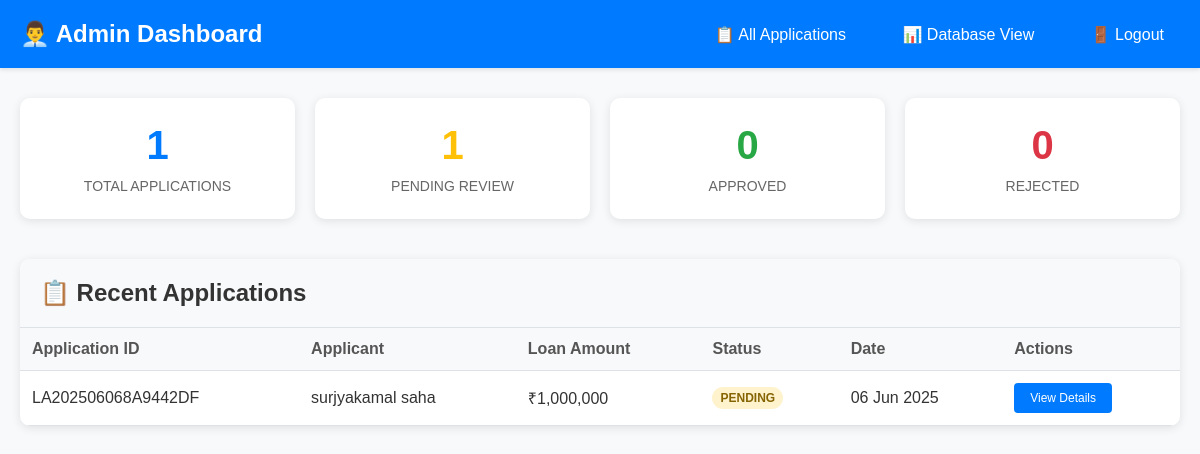
Screenshot of /admin/dashboard (signed in) with the database file from the repository.
### app.py (models this page shows)
class LoanApplication(db.Model):
    __tablename__ = 'loan_applications'
    id = db.Column(db.Integer, primary_key=True)
    application_id = db.Column(db.String(20), unique=True, nullable=False)
    first_name = db.Column(db.String(50), nullable=False)
    last_name = db.Column(db.String(50), nullable=False)
    email = db.Column(db.String(120), nullable=False)
    phone = db.Column(db.String(15), nullable=False)
    date_of_birth = db.Column(db.Date, nullable=False)
    address = db.Column(db.Text, nullable=False)
    city = db.Column(db.String(50), nullable=False)
    state = db.Column(db.String(50), nullable=False)
    zip_code = db.Column(db.String(10), nullable=False)
    employment_status = db.Column(db.String(50), nullable=False)
    annual_income = db.Column(Numeric(12, 2), nullable=False)  # Changed from db.Decimal to Numeric
    loan_amount = db.Column(Numeric(12, 2), nullable=False)    # Changed from db.Decimal to Numeric
    loan_purpose = db.Column(db.String(100), nullable=False)
    status = db.Column(db.String(20), default='pending')
    created_at = db.Column(db.DateTime, default=datetime.utcnow)
    updated_at = db.Column(db.DateTime, default=datetime.utcnow, onupdate=datetime.utcnow)
    eligibility = db.relationship('EligibilityCheck', backref='application', uselist=False, cascade='all, delete-orphan')
    logs = db.relationship('ApplicationLog', backref='application', cascade='all, delete-orphan')

### app.py (the view)
@app.route('/admin/dashboard')
def admin_dashboard():
    if not session.get('admin_logged_in'):
        return redirect(url_for('admin_login'))
    total_apps = LoanApplication.query.count()
    pending_apps = LoanApplication.query.filter_by(status='pending').count()
    approved_apps = LoanApplication.query.filter_by(status='approved').count()
    rejected_apps = LoanApplication.query.filter_by(status='rejected').count()
    stats = {
        'total': total_apps,
        'pending': pending_apps,
        'approved': approved_apps,
        'rejected': rejected_apps
    }
    recent_applications = LoanApplication.query.order_by(LoanApplication.created_at.desc()).limit(10).all()
    return render_template('admin_dashboard.html', stats=stats, applications=recent_applications)

### app.py (called while the page is built)
@app.context_processor
def inject_app_name():
    return dict(app_name='LoanPro')

@app.context_processor
def inject_current_year():
    return dict(current_year=datetime.now().year)

### templates/admin_dashboard.html (shortened to what this page needs)
<!DOCTYPE html>
<html lang="en">
<head>
</head>
<body>
    <div class="header">
        <div class="header-content">
            <h1>👨‍💼 Admin Dashboard</h1>
            <div class="header-nav">
                <a href="{{ url_for('admin_applications') }}">📋 All Applications</a>
                <a href="{{ url_for('view_all_applications') }}">📊 Database View</a>
                <a href="{{ url_for('admin_logout') }}">🚪 Logout</a>
            </div>
        </div>
    </div>
    <div class="container">
        <div class="stats-grid">
            <div class="stat-card">
                <div class="stat-number stat-total">{{ stats.total }}</div>
                <div class="stat-label">Total Applications</div>
            </div>
            <div class="stat-card">
                <div class="stat-number stat-pending">{{ stats.pending }}</div>
                <div class="stat-label">Pending Review</div>
            </div>
            <div class="stat-card">
                <div class="stat-number stat-approved">{{ stats.approved }}</div>
                <div class="stat-label">Approved</div>
            </div>
            <div class="stat-card">
                <div class="stat-number stat-rejected">{{ stats.rejected }}</div>
                <div class="stat-label">Rejected</div>
            </div>
        </div>
        <div class="recent-applications">
            <div class="section-header">
                <h2>📋 Recent Applications</h2>
            </div>
            {% if applications %}
            <div class="table-container">
                <table>
                    <thead>
                        <tr>
                            <th>Application ID</th>
                            <th>Applicant</th>
                            <th>Loan Amount</th>
                            <th>Status</th>
                            <th>Date</th>
                            <th>Actions</th>
                        </tr>
                    </thead>
                    <tbody>
                        {% for app in applications %}
                        <tr>
                            <td>{{ app.application_id }}</td>
                            <td>{{ app.first_name }} {{ app.last_name }}</td>
                            <td>₹{{ "{:,.0f}".format(app.loan_amount) }}</td>
                            <td>
                                <span class="status-badge status-{{ app.status }}">
                                    {{ app.status.replace('_', ' ').title() }}
                                </span>
                            </td>
                            <td>{{ app.created_at.strftime('%d %b %Y') }}</td>
                            <td>
                                <a href="{{ url_for('admin_application_detail', app_id=app.application_id) }}" class="btn">
                                    View Details
                                </a>
                            </td>
                        </tr>
                        {% endfor %}
                    </tbody>
                </table>
            </div>
            {% else %}
            <div class="no-data">
                <p>📭 No applications found</p>
                <p>Applications will appear here once users start submitting loan requests.</p>
            </div>
            {% endif %}
        </div>
    </div>
</body>
</html>

### templates/admin_dashboard.html (style rules this page uses)
* { margin: 0; padding: 0; box-sizing: border-box; }
body { font-family: Arial, sans-serif; background-color: #f8f9fa; color: #333; }
.header { background: #007bff; color: white; padding: 20px 0; box-shadow: 0 2px 4px rgba(0,0,0,0.1); }
.header-content { max-width: 1200px; margin: 0 auto; padding: 0 20px; display: flex; justify-content: space-between; align-items: center; }
.header h1 { font-size: 24px; }
.header-nav a { color: white; text-decoration: none; margin-left: 20px; padding: 8px 16px; border-radius: 4px; transition: background 0.3s ease; }
.container { max-width: 1200px; margin: 0 auto; padding: 30px 20px; }
.stats-grid { display: grid; grid-template-columns: repeat(auto-fit, minmax(250px, 1fr)); gap: 20px; margin-bottom: 40px; }
.stat-card { background: white; padding: 25px; border-radius: 10px; box-shadow: 0 2px 10px rgba(0,0,0,0.1); text-align: center; }
.stat-number { font-size: 2.5em; font-weight: bold; margin-bottom: 10px; }
.stat-label { color: #666; font-size: 14px; text-transform: uppercase; }
.stat-total { color: #007bff; }
.stat-pending { color: #ffc107; }
.stat-approved { color: #28a745; }
.stat-rejected { color: #dc3545; }
.recent-applications { background: white; border-radius: 10px; box-shadow: 0 2px 10px rgba(0,0,0,0.1); overflow: hidden; }
.section-header { background: #f8f9fa; padding: 20px; border-bottom: 1px solid #dee2e6; }
.section-header h2 { margin: 0; color: #333; }
.table-container { overflow-x: auto; }
table { width: 100%; border-collapse: collapse; }
th, td { padding: 12px; text-align: left; border-bottom: 1px solid #dee2e6; }
th { background: #f8f9fa; font-weight: bold; color: #555; }
.status-badge { display: inline-block; padding: 4px 8px; border-radius: 12px; font-size: 12px; font-weight: bold; text-transform: uppercase; }
.status-pending { background: #fff3cd; color: #856404; }
.btn { display: inline-block; padding: 8px 16px; background: #007bff; color: white; text-decoration: none; border-radius: 4px; font-size: 12px; transition: background 0.3s ease; }

### rows the page displays
LoanApplication: application_id "LA202506068A9442DF", first_name "surjyakamal", last_name "saha", loan_amount "1,000,000", status.replace "PENDING", created_at "06 Jun 2025"

### other values shown
{{ stats.total }} "1"
{{ stats.pending }} "1"
{{ stats.approved }} "0"
{{ stats.rejected }} "0"
